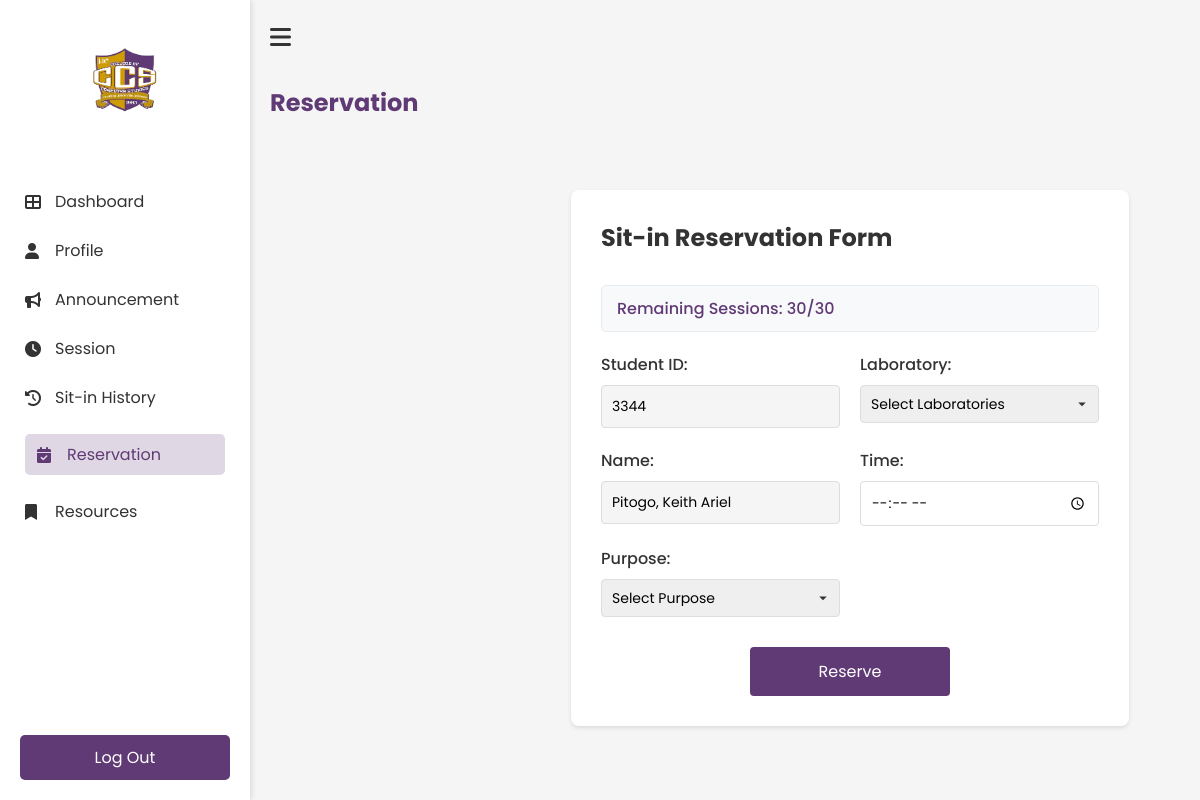
/Reservation (signed in), run on the app's committed database.
### tables this page shows
CREATE TABLE users(
idno integer primary key,
lastname text not null,
firstname text not null,
middlename text,
course text not null,
year_level integer not null,
email text unique not null,
username text unique not null,
password text not null, sessions TEXT DEFAULT NULL, address text, photo text, points INTEGER DEFAULT 0, remaining_sessions INTEGER DEFAULT 0);

### app.py (the view, shortened to what this page needs)
@app.route('/Reservation', methods=['GET', 'POST'])
def Reservation():
    if 'username' not in session:
        return redirect(url_for('login'))
    user = get_user_reservation_data(session['student_id'])
    if not user:
        flash('Error loading user data', 'error')
        return redirect(url_for('Dashboard'))
    return render_template('student/reservation.html', user=user)

### templates/student/reservation.html (shortened to what this page needs)
<!DOCTYPE html>
<html lang="en">
<head>
    <link rel="stylesheet" href="{{ url_for('static', filename='student/reservation.css') }}">
    <link rel="stylesheet" href="https://cdnjs.cloudflare.com/ajax/libs/font-awesome/6.0.0-beta3/css/all.min.css">
<body>
    <div class="reservation-container">
        <nav class="sidebar" id="sidebar">
            <div class="logo-container">
                <img src="{{ url_for('static', filename='images/ccs.png') }}" alt="ccs logo" class="logo">
            </div>
            <ul class="nav-links">
                <li><a href="{{ url_for('Dashboard') }}"><i class="fas fa-th-large"></i>Dashboard</a></li>
                <li><a href="{{ url_for('Profile') }}"><i class="fas fa-user"></i>Profile</a></li>
                <li><a href="{{ url_for('Announcement') }}"><i class="fas fa-bullhorn"></i>Announcement</a></li>
                <li><a href="{{ url_for('Session') }}"><i class="fas fa-clock"></i>Session</a></li>
                <li><a href="{{ url_for('History') }}"><i class="fas fa-history"></i>Sit-in History</a></li>
                <li><a href="{{ url_for('Reservation') }}" class="active"><i class="fas fa-calendar-check"></i>Reservation</a></li>
                <li><a href="{{ url_for('Resources') }}"><i class="fas fa-bookmark"></i>Resources</a></li>
            </ul>
            <div class="logout-section">
                <a href="{{ url_for('logout') }}" class="logout-btn"></i>Log Out</a>
            </div>
        </nav>
        <div class="main-content">
            <div class="top-bar">
                <button id="sidebar-toggle" class="hamburger-btn"><i class="fas fa-bars"></i></button>
            </div>
            <h1 class="header">Reservation</h1>
            <div class="main-content">
                <div class="form-card">
                    <h2>Sit-in Reservation Form</h2>
                    <div class="session-info">
                        <p>Remaining Sessions: {{ user['sessions'] if user['sessions'] is not none else 30 }}/30</p>
                    </div>
                    <form class="reservation-form" method="POST">
                        <div class="form-group-row">
                            <div class="form-group">
                                <label for="student_id">Student ID:</label>
                                <input type="text" id="student_id" name="student_id" value="{{ user['idno'] }}" readonly>
                            </div>
                            <div class="form-group">
                                <label for="lab">Laboratory:</label>
                                <select id="lab" name="lab" required onchange="showComputers(this.value)">
                                    <option value="">Select Laboratories</option>
                                </select>
                            </div>
                        </div>
                        <div class="form-group-row">
                            <div class="form-group">
                                <label for="name">Name:</label>
                                <input type="text" id="name" name="name" value="{{ user['lastname'] }}, {{ user['firstname'] }} {{ user['middlename'] if user['middlename'] else '' }}" readonly>
                            </div>
                            <div class="form-group">
                                <label for="time_in">Time:</label>
                                <input type="time" id="time_in" name="time_in" required>
                            </div>
                        </div>
                        <div class="form-group-row">
                            <div class="form-group">
                                <label for="purpose">Purpose:</label>
                                <select id="purpose" name="purpose" required>
                                    <option value="">Select Purpose</option>
                                </select>
                            </div>
                            <div class="form-group">
                            </div>
                        </div>
                        <button type="submit" class="reserve-btn">Reserve</button>
                    </form>
                </div>
            </div>
        </div>
    </div>
</body>
</html>

### static/student/reservation.css (style rules this page uses)
* { margin: 0; padding: 0; box-sizing: border-box; font-family: 'Poppins', sans-serif; }
body { background-color: #f5f5f5; }
.reservation-container { display: flex; min-height: 100vh; }
.main-content { padding: 30px; }
.main-content h1 { color: #603A75; margin-bottom: 30px; font-size: 24px; }
.form-card { background: white; border-radius: 8px; padding: 30px; box-shadow: 0 2px 4px rgba(0, 0, 0, 0.1); max-width: 1000px; margin: 20px auto; position: relative; width: 90%; }
.form-card h2 { color: #333; margin-bottom: 30px; font-size: 1.5rem; }
.form-group-row { display: flex; gap: 20px; margin-bottom: 20px; }
.form-group { flex: 1; }
.form-group label { display: block; margin-bottom: 8px; color: #333; font-weight: 500; }
.form-group input, .form-group select { width: 100%; padding: 10px; border: 1px solid #ddd; border-radius: 4px; font-size: 14px; }
.form-group input[readonly] { background-color: #f5f5f5; }
.form-group select { appearance: none; background-repeat: no-repeat; background-position: right 10px center; padding-right: 30px; }
.reserve-btn { background-color: #603A75; color: white; padding: 12px 30px; border: none; border-radius: 4px; cursor: pointer; font-size: 16px; display: block; margin: 30px auto 0; width: 200px; transition: background-color 0.3s; }
.sidebar { width: 250px; height: 100vh; position: fixed; left: 0; top: 0; background-color: white; padding: 20px 0; transition: all 0.3s ease; box-shadow: 2px 0 5px rgba(0, 0, 0, 0.1); z-index: 1000; }
.main-content { margin-left: 250px; transition: all 0.3s ease; width: calc(100% - 250px); padding: 20px; }
.logo-container { text-align: center; padding: 20px 0; }
.logo { width: 80px; height: auto; }
.nav-links { list-style: none; padding: 0; margin-top: 30px; }
.nav-links li { padding: 12px 25px; }
.nav-links li a { color: #333; text-decoration: none; display: flex; align-items: center; transition: 0.3s; }
.nav-links li a:hover, .nav-links li a.active { padding: 8px 12px; border-radius: 5px; color: #603A75; background-color: rgba(96, 58, 117, 0.2); }
.nav-links li a i { margin-right: 10px; width: 20px; }
.nav-links li a:hover, .nav-links li a.active { color: #603A75; }
.logout-section { position: absolute; bottom: 20px; width: 100%; padding: 0 20px; }
.logout-btn { display: block; width: 100%; padding: 10px; background-color: #603A75; color: white; text-align: center; text-decoration: none; border-radius: 5px; transition: 0.3s; }
.top-bar { display: flex; align-items: center; margin-bottom: 30px; }
.hamburger-btn { background: none; border: none; font-size: 24px; cursor: pointer; margin-right: 15px; color: #333; }
.session-info { background-color: #f8f9fa; padding: 10px 15px; border-radius: 5px; margin-bottom: 20px; border: 1px solid #e9ecef; }
.session-info p { color: #603A75; font-weight: 500; margin: 0; }

### data on the page
users: sessions "30", student_id "3344", name "Pitogo, Keith Ariel"
